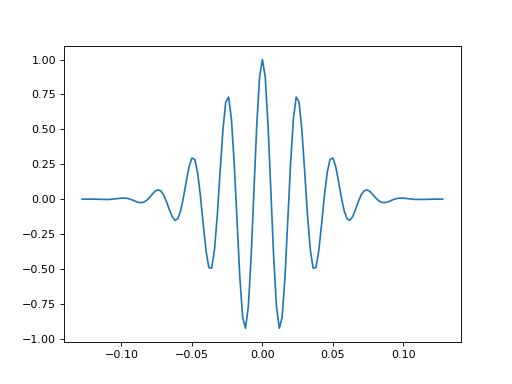

This chart was generated by the following Python code:
import matplotlib.pyplot as plt
import bruges
w, t = bruges.filters.cosine(0.256, 0.002, 40)
plt.plot(t, w)
